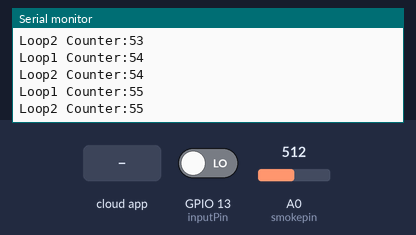
The sketch below on a simulated ESP8266 (NodeMCU). Parts: the last lines printed to the serial monitor. The test bench sets the inputs (shaded band); at power-on: GPIO 13 (inputPin) LOW, A0 (smokepin) = 512. WiFi joins after 1.5 s; servers stay silent unless stated; the Firebase database answers and starts empty.

Above: at 2.7 s.
2.8 s: the phone or cloud app sets status to ON
At 3.09 s:
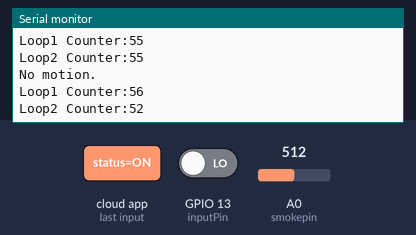
4.7 s: GPIO 13 (inputPin) driven HIGH
At 5.09 s:
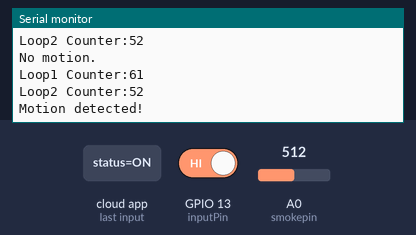
Timing chart, 0 to 7.7 s (numbered marks = the images above; inputs shaded):
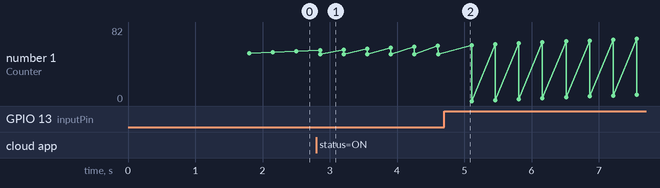

Measured:
- after the input at 2.8 s, the serial monitor: prints a new line after 0.05 s (image 1)
- after the input at 4.7 s, the serial monitor: prints a new line after 0.26 s (image 2)
- plotted number 1: 55 → 52 after the input at 2.8 s, 52 → 20 after the input at 4.7 s

The sketch:

arduinofirebasecode.ino
```cpp
#include <ESP8266WiFi.h>
#include <FirebaseArduino.h>
#define FIREBASE_HOST "alarmni-sustav.firebaseio.com"
#define FIREBASE_AUTH "HTvvbksnVSx6JOKWeZQqxbM3WRDr23BksvhO81iz"
#define ssid "HUAWEI-72813FCC"
#define password "565ebg357916"

int inputPin = 13;
int pirState = LOW;
int val = 0;
int smokepin = A0;
int sensorThres = 400;
int wifiStatus;
int loop1 = 52;
int loop2 = 52;

void setup() {
 pinMode(smokepin, INPUT);
 pinMode(inputPin, INPUT);
 Serial.begin(9600);
 WiFi.begin(ssid, password);
 Serial.print("connecting");
 while (WiFi.status() != WL_CONNECTED) {
   Serial.print(".");
   delay(500);
 }
 Serial.println();
 Serial.print("connected: ");
 Serial.println(WiFi.localIP());
 Firebase.begin(FIREBASE_HOST, FIREBASE_AUTH);

}

void loop(){
  loop1++;
  loop2++;
  int smokeVal = analogRead(smokepin);
  String sStatus = Firebase.getString("SmokeSensor/status");
  if (sStatus.equals("OFF")){
    loop1 = 52;
    Firebase.setInt("/SmokeSensor/detection",0);
    }
    else if(sStatus.equals("ON")){
      if (loop1 >= 50){
  if (smokeVal > sensorThres)
  {
     Serial.println(smokeVal);
     Serial.println("Smoke detected!");
     Firebase.setInt("/SmokeSensor/detection",1);
     loop1 = 0;
    }
    else{
      Serial.println(smokeVal);
      Serial.println("No smoke.");
      Firebase.setInt("/SmokeSensor/detection",0);
      loop1 = 52;
      }
    }
   }

  val = digitalRead(inputPin);
  String mStatus = Firebase.getString("MotionSensor/status");
  if (mStatus.equals("OFF")){
    loop2 = 52;
    Firebase.setInt("/MotionSensor/detection",0);
    }
    else if(mStatus.equals("ON")){
      if (loop2 >= 50){
  if (val == HIGH) {
    if (pirState == LOW) {
      Serial.println("Motion detected!");
      Firebase.setInt("/MotionSensor/detection",1);
      pirState = HIGH;
      loop2 = 0;
    }
  } else{
    Serial.println("No motion.");
    loop2 = 52;
    if (pirState == HIGH){
      Firebase.setInt("/MotionSensor/detection",0);
      pirState = LOW;

      }
    }
  }
}
Serial.print("Loop1 Counter:");
Serial.println(loop1);
Serial.print("Loop2 Counter:");
Serial.println(loop2);
delay(50);
}
```
